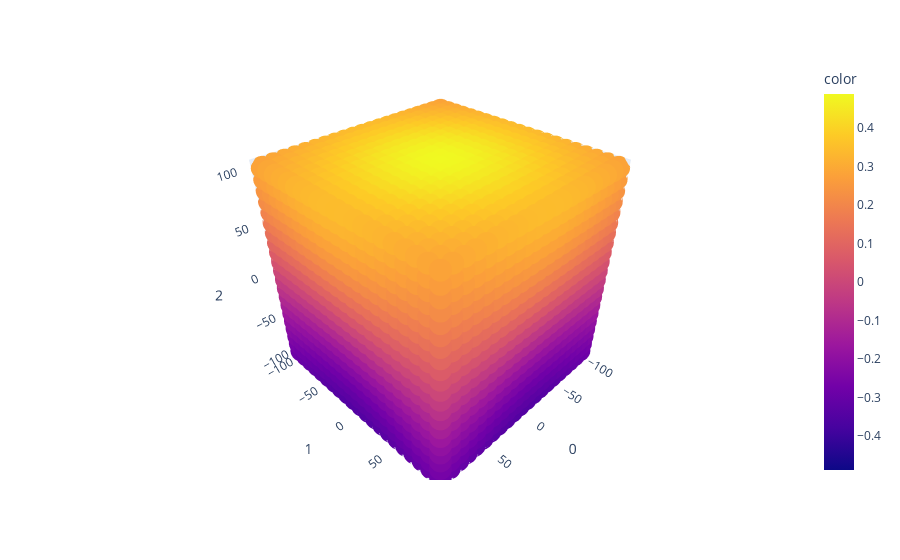
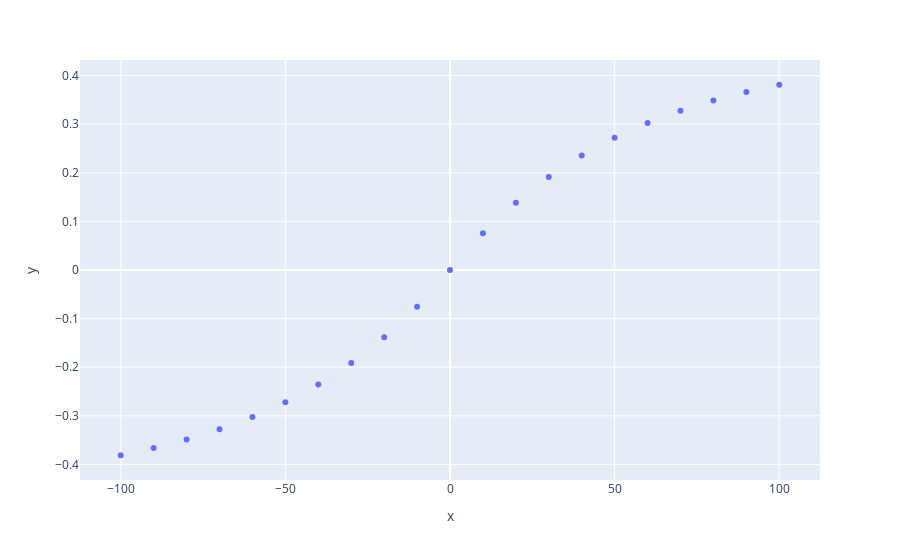

The cell these charts' notebook holds for them, in order:
### Code cell
s_sh = spherical_harmonics(1, grid, normalize=True)
print(s_sh.shape)
# Plot the spherical harmonic
fig = px.scatter_3d(grid, x=0, y=1, z=2, color=s_sh[:, 2])
fig.show()
# Plot the z-averaged dimension by reshaping the tensor
reshaped_s = s_sh.reshape(21, 21, 21, 3)

xy_averaged_s = reshaped_s[...,2].mean(dim=(0, 1))
fig = px.scatter(x=z, y=xy_averaged_s)
fig.show()

### Figure 1 — Plotly figure (JSON) as saved in the notebook; plotly's stock layout.template omitted (floating-point values rounded to 4 significant figures; data arrays with more than 128 entries replaced by an {"elided": "..."} marker saying what was removed)
{"data": [{"hovertemplate": "0=%{x}<br>1=%{y}<br>2=%{z}<br>color=%{marker.color}<extra></extra>", "legendgroup": "", "marker": {"color": {"elided": "9261 float values"}, "coloraxis": "coloraxis", "symbol": "circle"}, "mode": "markers", "name": "", "scene": "scene", "showlegend": false, "type": "scatter3d", "x": {"elided": "9261 int values"}, "y": {"elided": "9261 int values"}, "z": {"elided": "9261 int values"}}], "layout": {"coloraxis": {"colorbar": {"title": {"text": "color"}}, "colorscale": [[0, "#0d0887"], [0.1111, "#46039f"], [0.2222, "#7201a8"], [0.3333, "#9c179e"], [0.4444, "#bd3786"], [0.5556, "#d8576b"], [0.6667, "#ed7953"], [0.7778, "#fb9f3a"], [0.8889, "#fdca26"], [1, "#f0f921"]]}, "legend": {"tracegroupgap": 0}, "margin": {"t": 60}, "scene": {"domain": {"x": [0, 1], "y": [0, 1]}, "xaxis": {"title": {"text": "0"}}, "yaxis": {"title": {"text": "1"}}, "zaxis": {"title": {"text": "2"}}}}}

### Figure 2 — Plotly figure (JSON) as saved in the notebook; plotly's stock layout.template omitted (floating-point values rounded to 4 significant figures)
{"data": [{"hovertemplate": "x=%{x}<br>y=%{y}<extra></extra>", "legendgroup": "", "marker": {"color": "#636efa", "symbol": "circle"}, "mode": "markers", "name": "", "orientation": "v", "showlegend": false, "type": "scatter", "x": [-100, -90, -80, -70, -60, -50, -40, -30, -20, -10, 0, 10, 20, 30, 40, 50, 60, 70, 80, 90, 100], "xaxis": "x", "y": [-0.3812, -0.3663, -0.3486, -0.3275, -0.3023, -0.2719, -0.2354, -0.1914, -0.1386, -0.0754, 0, 0.0754, 0.1386, 0.1914, 0.2354, 0.2719, 0.3023, 0.3275, 0.3486, 0.3663, 0.3812], "yaxis": "y"}], "layout": {"legend": {"tracegroupgap": 0}, "margin": {"t": 60}, "xaxis": {"anchor": "y", "domain": [0, 1], "title": {"text": "x"}}, "yaxis": {"anchor": "x", "domain": [0, 1], "title": {"text": "y"}}}}
